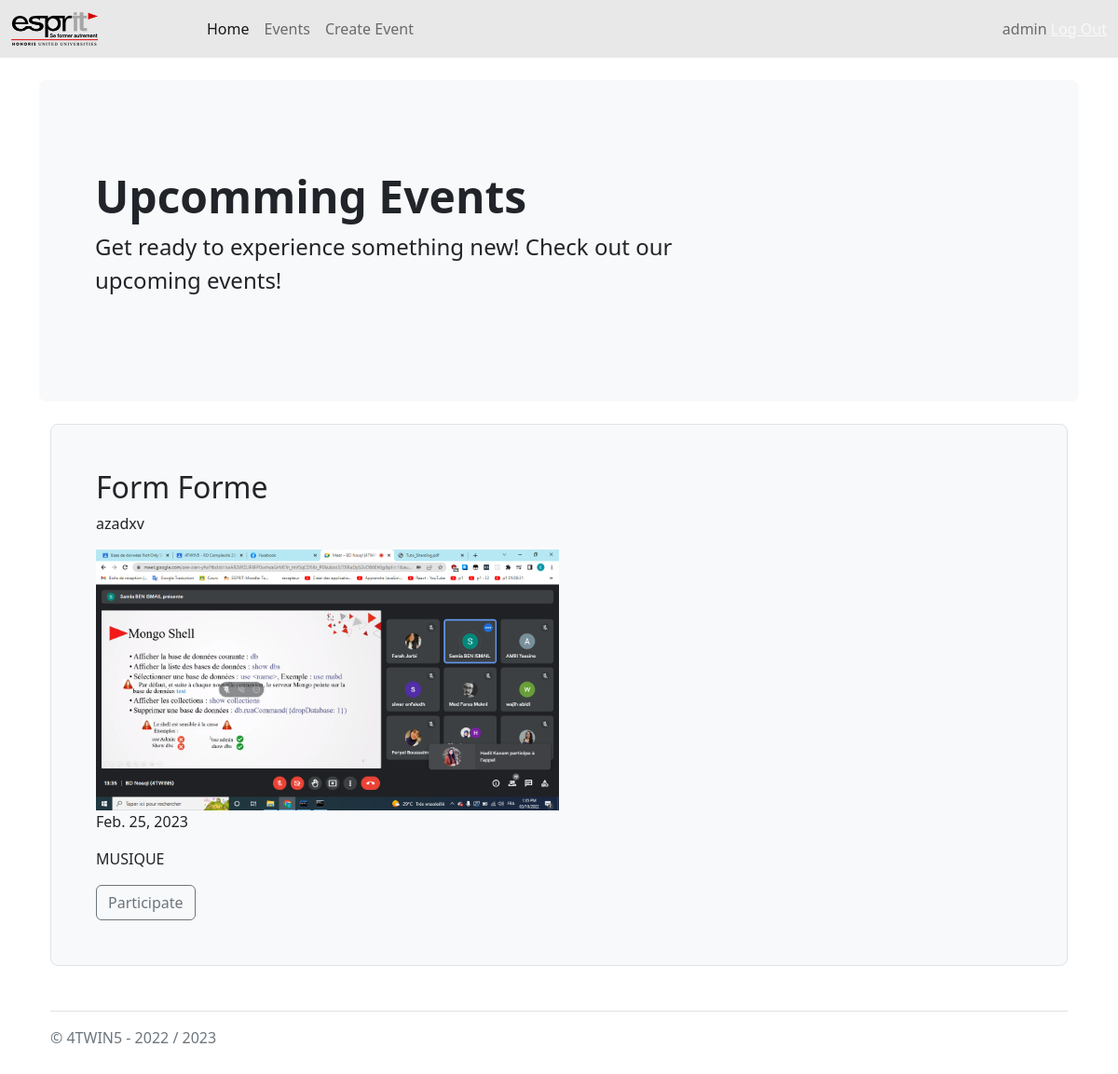
The app's page /events/eventDetails/6 (signed in), older data.
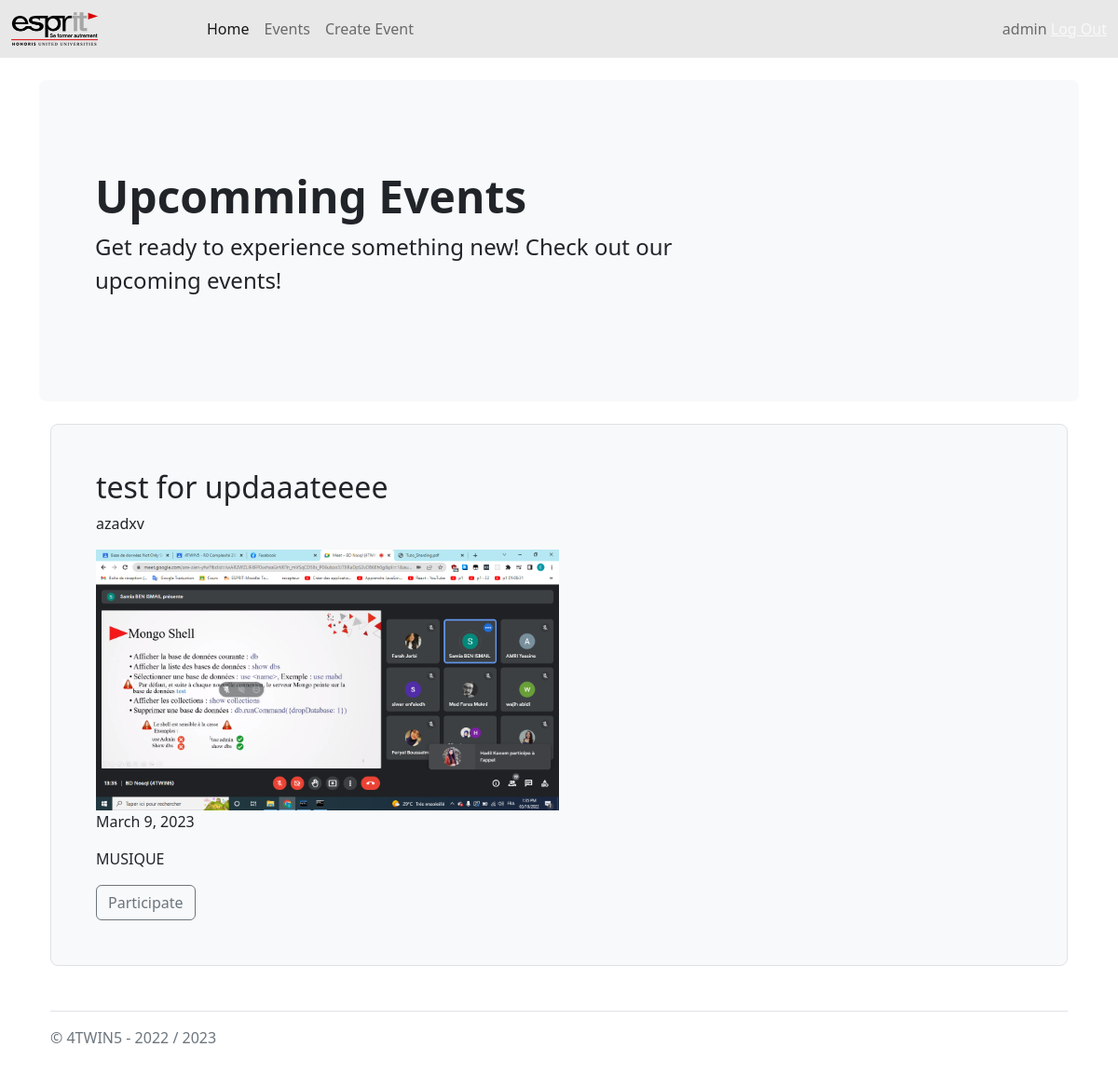
The same page, newer data.
### events/models.py (models this page shows, shortened)
class Event(models.Model):
    title = models.CharField('TITLE',max_length=255)
    description = models.TextField()
    image = models.ImageField(upload_to='images')
    CHOIX=(
        ('MUSIQUE','MUSIQUE'),
        ('CINEMA','CINEMA'),
        ('Sport','Sport')
    )
    category = models.CharField('cat', choices=CHOIX ,max_length=8)
    state = models.BooleanField(default=False)
    nbe_participant= models.IntegerField(default=0, validators=[MinValueValidator(limit_value=6)])
    evt_date=models.DateField()
    created_at = models.DateTimeField(auto_now_add=True)
    updated_at = models.DateTimeField(auto_now=True)
    organise= models.ForeignKey( Person, on_delete=models.CASCADE)
    participations = models.ManyToManyField(
        Person,
        related_name='participations',
        through='Participation'
    )
    class Meta:
        constraints=[
                models.CheckConstraint(
                check= models.Q(
                    evt_date__gte=date.today()
                ),
                name='the event date is invalid'
            ),
        ]

### events/views.py (the view)
# urls.py: path('eventDetails/<int:pk>', DetailEventView.as_view(), name= 'event_datails'),
class DetailEventView(LoginRequiredMixin,DetailView):
    login_url="login" #nom du path
    model = Event
    template_name= 'events/detailsEvent.html'
    context_object_name= 'event'

### p1/templates/events/detailsEvent.html
{% extends 'base.html' %}
{% block content %}
<div class="container">
<div class="row align-items-md-stretch">
  <div class="col-lg-12">
    <div class="h-100 p-5 bg-light border rounded-3">
      <h2>{{event.title}}</h2>
      <p>{{event.description}}</p>
      <img src="{{ event.image.url }}" class="w-50" alt="event_img" />
      <p>{{event.evt_date}}</p>
      <p>{{event.category}}</p>
      <a href="{% url 'participate'  event.id %}" class="btn btn-outline-secondary" type="button">Participate</a>
    </div>
  </div>
</div>
</div>
{% endblock content %}

Row changes from the older to the newer data that the page shows:
changed Event "azadxv": title "Form Forme" → "test for updaaateeee"; evt_date "Feb. 25, 2023" → "March 9, 2023"
